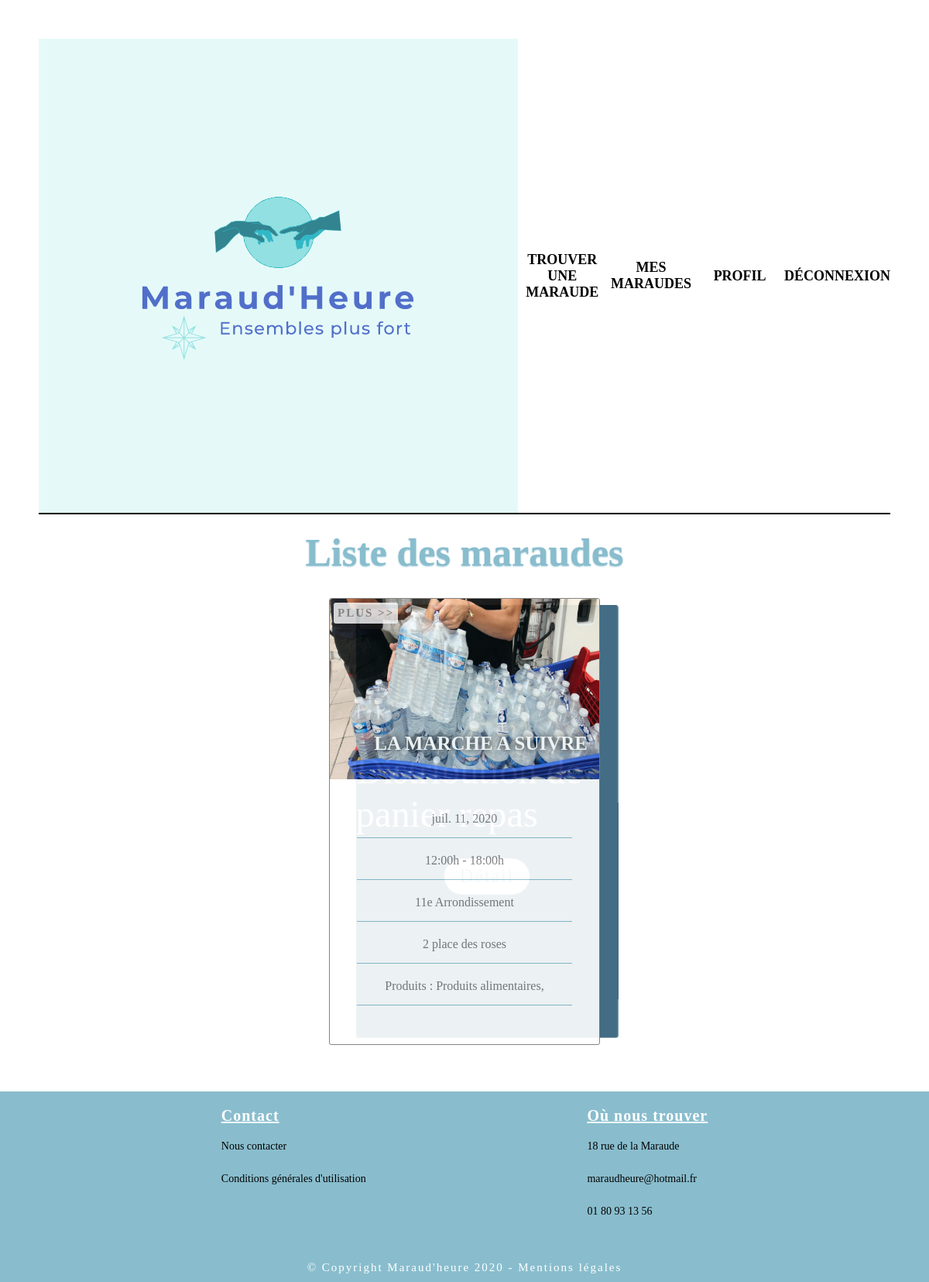
The app's page /maraudes/benevole/mes_maraudes/62/ (signed in), older data.
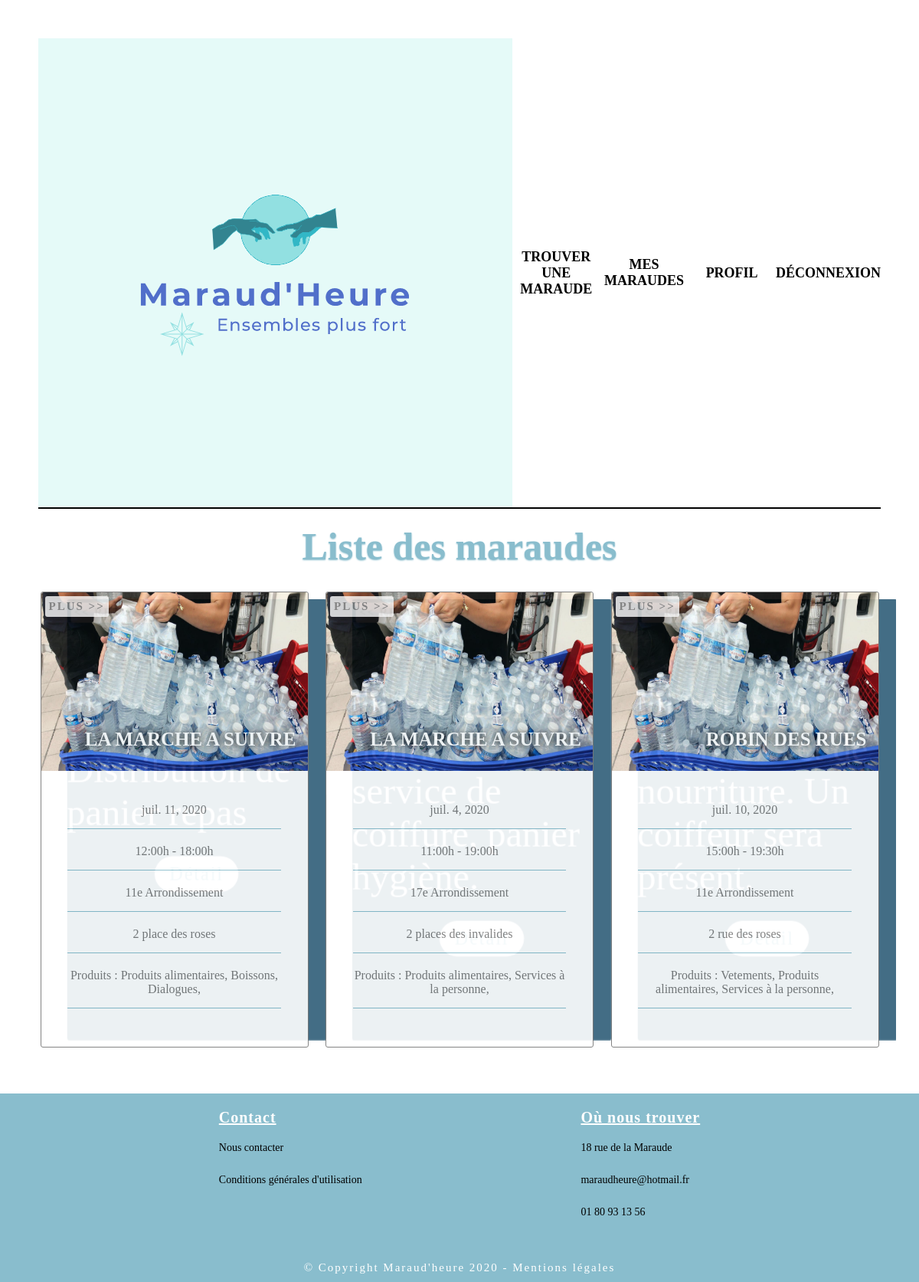
The same page, newer data.
### maraude/models.py (models this page shows, shortened)
class Maraude(models.Model):
    date = models.DateField(
        verbose_name = 'Date de maraude',
        )
    description = models.CharField(
        max_length= 2000,
        blank=True,
        null=True
    )
    heure_debut = models.CharField(
        max_length= 7,
        blank=True,
        null=True
    )
    heure_fin = models.CharField(
        max_length= 7,
        blank=True,
        null=True
    )
    adresse = models.CharField(
        max_length= 2000,
        blank=True,
        null=True
    )
    association =  models.ForeignKey(Association,default = "",on_delete=models.CASCADE, related_name='my_maraude')
    arrondissement =  models.ForeignKey(Arrondissement,default = "",on_delete=models.CASCADE,blank=True,
                                  null=True)
    produit = models.ManyToManyField(Product,blank=True, related_name='maraude_product')
    benevole = models.ManyToManyField(Benevole,blank=True, related_name='maraude_benevole')

class Arrondissement(models.Model):
    LIST_ARROND = (
        ('1er Arrondissement', '75101'),
        ('2e Arrondissement', '75102'),
        ('3e Arrondissement', '75103'),
        ('4e Arrondissement', '75104'),
        ('5e Arrondissement', '75105'),
        ('6e Arrondissement', '75106'),
        ('7e Arrondissement', '75107'),
        ('8e Arrondissement', '75108'),
        ('9e Arrondissement', '75109'),
        ('10e Arrondissement', '75110'),
        ('11e Arrondissement', '75111'),
        ('12e Arrondissement', '75112'),
        ('13e Arrondissement', '75113'),
        ('14e Arrondissement', '75114'),
        ('15e Arrondissement', '75115'),
        ('16e Arrondissement', '75116'),
        ('17e Arrondissement', '75117'),
        ('18e Arrondissement', '75118'),
        ('19e Arrondissement', '75119'),
        ('20e Arrondissement', '75120'),
    )
    n_arrondissement = models.CharField(max_length=300, choices=LIST_ARROND, unique=True )
    def __str__(self):
        return str(self.n_arrondissement )

class Product(models.Model):
    SERVICES = (
        ('Vetements', 'vetement'),
        ('Produits alimentaires', 'nourriture'),
        ('Services à la personne', 'service'),
        ('Boissons', 'boisson'),
        ('Dialogues', 'discussion'),
        ('Soins', 'soin'),
        ('Activités', 'activité'),
        ('Sensibilisation', 'sensibilisation'),
    )
    distribution = models.CharField(max_length=1500, choices=SERVICES, unique=True )
    def __str__(self):
        return str(self.distribution )

### users/models.py (models this page shows)
class Association(User):
    role = models.ForeignKey(Role, null=True, on_delete=models.CASCADE)
    image = models.ImageField(
        upload_to=upload_location,
        null=True,
        blank=True,
    )
    num_rna = models.CharField(
        max_length= 50,
        null= True
    )
    nom_association = models.CharField(
        max_length= 200,
        null= True
    )
    siege_social = models.CharField(
        max_length= 1500,
        null= True
    )
    activite = models.CharField(
        max_length= 1500,
        blank=True,
        null=True
    )
    description = models.CharField(
        max_length= 5000,
        blank=True,
        null=True
    )
    date_creation = models.DateField(
        blank=True,
        null=True
    )
    phone_number = models.CharField(
        max_length= 10,
        blank=True,
        null=True
    )
    def __str__(self):
        return self.nom_association
    class Meta:
        verbose_name = 'Association'

### maraude/views/display_maraude.py (the view)
def benevole_maraudes(request, pk=None):
    connected_user = request.user
    print("ID :",connected_user.id)
    benevole = Benevole.objects.get(id=connected_user.id)
    if benevole and connected_user:
        my_maraudes = benevole.maraude_benevole.all()
        context = {
            "my_maraudes": my_maraudes,
        }
    return render(request, 'benevole_maraudes.html', context)

### users/email_login.py (called while the page is built)
    def get_user(self, user_id):
        try:
            return User.objects.get(pk=user_id)
        except User.DoesNotExist:
            return None

### users/models.py (called while the page is built)
    def __str__(self):
        return self.role_name

### maraude/templates/benevole_maraudes.html (shortened to what this page needs)
{% extends 'theme.html' %}
{% load static %}
{% block css %}
    <link rel="stylesheet" href="{% static 'css/mes_maraudes.css' %}">
{% endblock %}
{% block content %}
<div class="content-creation-wrapper">
    <section class="maraude-tours">
        <h1 class="maraude-tours-heading">Liste des maraudes</h1>
        <div class="maraude-wrapper">
            {% for maraudes in my_maraudes %}
            <div class="maraude">
                <div class="front-side">
                    <img
                    src="{% static 'images/eau.jpg'%}"
                    alt="eau"
                    class="maraude-image"
                    />
                    <h1 class="maraude-name"> {{ maraudes.association }}  </h1>
                    <ul class="maraude-list">
                        <li class="maraude-list-item">{{ maraudes.date }}</li>
                        <li class="maraude-list-item">{{ maraudes.heure_debut }}h - {{ maraudes.heure_fin }}h</li>
                        <li class="maraude-list-item">{{ maraudes.arrondissement }}</li>
                        <li class="maraude-list-item">{{ maraudes.adresse }}</li>
                        <li class="maraude-list-item">
                        Produits :
                        {% for produit in maraudes.produit.all %}
                            {{produit}},
                        {% endfor %}
                        </li>
                    </ul>
                    <button class="navigation-button">
                    Plus &gt;&gt;
                    </button>
                </div>
                <div class="back-side center">
                    <button class="navigation-button">
                    </button>
                    <h3 class="description">{{ maraudes.description }}</h3>
                    <a href="{% url 'maraude_detail' maraudes.id %}" class="maraude-button">Détail</a>
                </div>
            </div>
            {% endfor %}
        </div>
    </section>
</div>
{% endblock content %}

Row changes from the older to the newer data that the page shows:
changed Maraude "juil. 11, 2020": gains Product (distribution "Boissons"); gains Product (distribution "Dialogues")
now on this page (row unchanged): Maraude: association "LA MARCHE A SUIVRE", date "juil. 4, 2020", heure_debut "11:00", heure_fin "19:00", arrondissement "17e Arrondissement", adresse "2 places des invalides", Product (distribution "Produits alimentaires")
now on this page (row unchanged): Product: distribution "Services à la personne"
added Maraude: association "ROBIN DES RUES", date "juil. 10, 2020", heure_debut "15:00", heure_fin "19:30", arrondissement "11e Arrondissement", adresse "2 rue des roses", Product (distribution "Produits alimentaires")
now on this page (row unchanged): Product: distribution "Vetements", shown under "ROBIN DES RUES"
